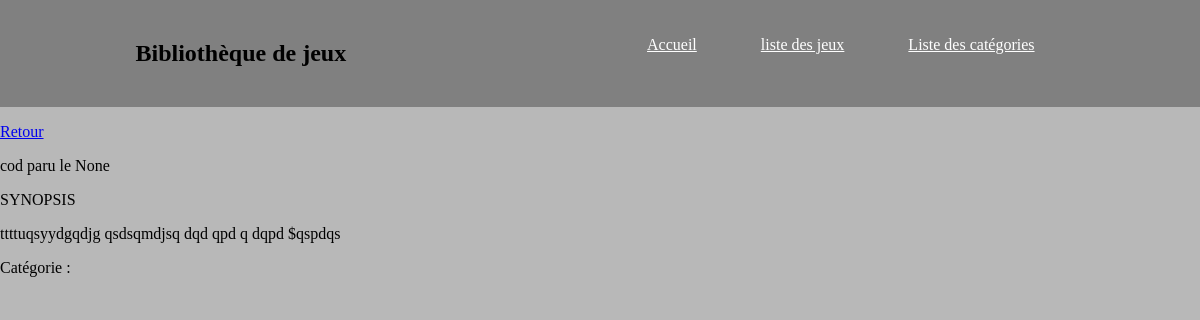
Page /games/affiche/2/ on the committed database.
### games/models.py (models this page shows, shortened)
class Game(models.Model):
    titre = models.CharField(max_length=100)
    studio = models.CharField(max_length=100)
    date_parution = models.DateField(blank=True, null=True)
    synopsis = models.TextField(null=True, blank=True)
    categorie = models.ForeignKey("categorie", on_delete=models.CASCADE, null=True)

### games/views.py (the view)
# urls.py: path("affiche/<int:id>/", views.affiche),
def affiche(request, id):
    game = models.Game.objects.get(pk=id)
    return render(request,"games/affiche.html",{"game" : game})

### games/templates/games/affiche.html (shortened to what this page needs)
{% extends "games/index.html" %}
{% block content %}
    <p>
        <a href="/games/liste"> Retour</a>
    </p>
{{game.titre}} paru le {{game.date_parution}}
    <p>
        SYNOPSIS
    </p>
  <p>
      {{game.synopsis}}
  </p>
Catégorie :
{% endblock %}

### games/static/games/index.css (style rules this page uses)
html, body { margin : 0 0 0 0; }
body { background-color : #B8B8B8; }

### rows in the picture
Game: titre "cod", date_parution "None", synopsis "ttttuqsyydgqdjg qsdsqmdjsq dqd qpd q dqpd $qspdqs"
